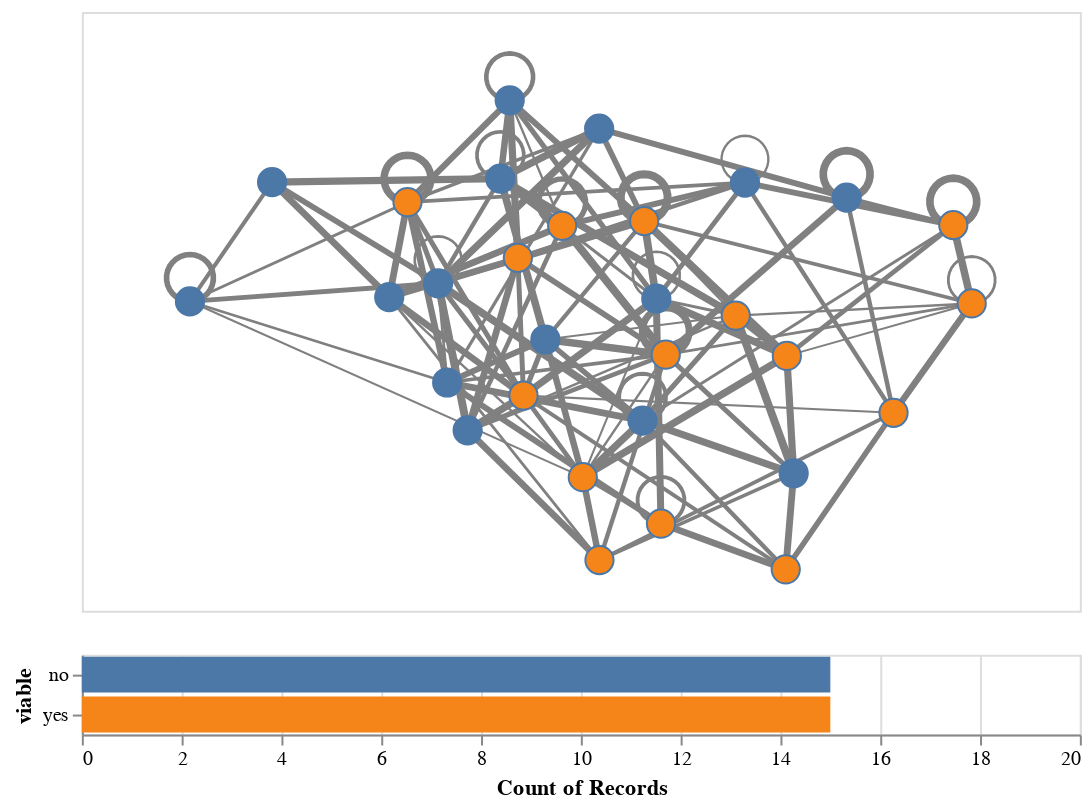

Source (notebook cell):
### Code cell
# Get the node layer
#   The possible layers are [edges, arrows, nodes, labels], in this order,
#   but arrows are present only if G is directed and labels only if node_label is not None.
nodes = chart.layer[-1] # Assuming no labels; fine with both directed and undirected G

# Build a brush
brush = alt.selection_interval(encodings = ['x', 'y'])
colour = alt.Color('viable:N', legend = None)

# Condition nodes based on brush
nodes = nodes.encode(
    fill = alt.condition(brush, colour, alt.value('gray')),
).add_params(brush)

# Create a bar graph to show highlighted nodes
bars = alt.Chart(nodes.data).mark_bar().encode(
    x = alt.X('count()').scale(domain = (0, 20)),
    y = 'viable',
    color = 'viable',
).transform_filter(brush)

# Recombine layers, copy size and axes' ranges, and combine vertically with bars
edges = chart.layer[0] + chart.layer[1] if G.is_directed() else chart.layer[0] # include arrows if present
graph_chart = anx.copy_size_and_axes(chart, edges + nodes) # maintain the original aspect ratio
graph_chart & bars.properties(width = graph_chart.width) # match widths and stack vertically

### Figure 1 — Vega-Lite specification as saved in the notebook (floating-point values rounded to 4 significant figures; data arrays with more than 128 entries replaced by an {"elided": "..."} marker saying what was removed)
{"config": {"view": {"continuousWidth": 300, "continuousHeight": 300}}, "vconcat": [{"layer": [{"data": {"name": "data-5dccff288c0c00c811f4d1d96385beb5"}, "mark": {"type": "line", "color": "grey", "opacity": 1.0}, "encoding": {"detail": {"field": "edge", "type": "quantitative"}, "order": {"field": "order", "type": "quantitative"}, "strokeWidth": {"field": "weight", "legend": null, "type": "quantitative"}, "x": {"axis": null, "field": "x", "type": "quantitative"}, "y": {"axis": null, "field": "y", "type": "quantitative"}}}, {"data": {"name": "data-1c5252139ff294752c8dfbd9209b098a"}, "mark": {"type": "point", "opacity": 1.0, "shape": "circle", "size": 200, "strokeWidth": 1.0}, "encoding": {"fill": {"condition": {"param": "param_83", "field": "viable", "legend": null, "type": "nominal"}, "value": "gray"}, "tooltip": [{"field": "importance", "type": "quantitative"}, {"field": "name", "type": "quantitative"}, {"field": "viable", "type": "nominal"}], "x": {"axis": null, "field": "x", "type": "quantitative"}, "y": {"axis": null, "field": "y", "type": "quantitative"}}, "name": "view_30"}], "encoding": {"x": {"scale": {"domain": [-0.2305, 1.897]}}, "y": {"scale": {"domain": [-0.08831, 1.188]}}}, "height": 300.0, "width": 500.0}, {"data": {"name": "data-1c5252139ff294752c8dfbd9209b098a"}, "mark": {"type": "bar"}, "encoding": {"color": {"field": "viable", "type": "nominal"}, "x": {"aggregate": "count", "scale": {"domain": [0, 20]}, "type": "quantitative"}, "y": {"field": "viable", "type": "nominal"}}, "transform": [{"filter": {"param": "param_83"}}], "width": 500.0}], "params": [{"name": "param_83", "select": {"type": "interval", "encodings": ["x", "y"]}, "views": ["view_30"]}], "$schema": "https://vega.github.io/schema/vega-lite/v5.17.0.json", "datasets": {"data-5dccff288c0c00c811f4d1d96385beb5": {"elided": "677 records"}, "data-1c5252139ff294752c8dfbd9209b098a": [{"node": 0, "x": 0.9942, "y": 0.5772, "importance": 2.205, "name": 311, "viable": "no"}, {"node": 1, "x": 0.5484, "y": 0.3984, "importance": -0.6181, "name": 859, "viable": "no"}, {"node": 2, "x": 0.8724, "y": 0.9397, "importance": -0.8584, "name": 873, "viable": "no"}, {"node": 3, "x": 1.667, "y": 0.567, "importance": -0.8551, "name": 324, "viable": "yes"}, {"node": 4, "x": 0.9684, "y": 0.7425, "importance": 0.3203, "name": 189, "viable": "yes"}, {"node": 5, "x": 0.592, "y": 0.2964, "importance": -0.3685, "name": 901, "viable": "no"}, {"node": 6, "x": 0.8375, "y": 0.1966, "importance": -0.2005, "name": 958, "viable": "yes"}, {"node": 7, "x": 0.1751, "y": 0.8255, "importance": 2.094, "name": 71, "viable": "no"}, {"node": 8, "x": 1.004, "y": 0.09739, "importance": 0.4885, "name": 130, "viable": "yes"}, {"node": 9, "x": 0.7936, "y": 0.7324, "importance": 0.8088, "name": 467, "viable": "yes"}, {"node": 10, "x": 1.5, "y": 0.3338, "importance": -0.9254, "name": 229, "viable": "yes"}, {"node": 11, "x": 0.8731, "y": 0.01976, "importance": -0.3803, "name": 643, "viable": "yes"}, {"node": 12, "x": 0.6618, "y": 0.8329, "importance": 0.1057, "name": 582, "viable": "no"}, {"node": 13, "x": 1.014, "y": 0.4578, "importance": 0.06171, "name": 899, "viable": "yes"}, {"node": 14, "x": 1.287, "y": 0.2049, "importance": 0.9439, "name": 9, "viable": "no"}, {"node": 15, "x": 1.164, "y": 0.541, "importance": -0.08789, "name": 478, "viable": "yes"}, {"node": 16, "x": 1.27, "y": 0.0, "importance": 0.3773, "name": 404, "viable": "yes"}, {"node": 17, "x": 1.627, "y": 0.7339, "importance": -0.8197, "name": 850, "viable": "yes"}, {"node": 18, "x": 0.0, "y": 0.5712, "importance": 0.2318, "name": 415, "viable": "no"}, {"node": 19, "x": 0.7111, "y": 0.3705, "importance": -0.811, "name": 643, "viable": "yes"}, {"node": 20, "x": 0.6817, "y": 1.0, "importance": -1.067, "name": 308, "viable": "no"}, {"node": 21, "x": 0.9648, "y": 0.3172, "importance": 0.8293, "name": 553, "viable": "no"}, {"node": 22, "x": 0.4638, "y": 0.7829, "importance": 0.994, "name": 988, "viable": "yes"}, {"node": 23, "x": 1.183, "y": 0.8244, "importance": -1.139, "name": 202, "viable": "no"}, {"node": 24, "x": 0.7577, "y": 0.4901, "importance": -0.3595, "name": 181, "viable": "no"}, {"node": 25, "x": 0.6991, "y": 0.6641, "importance": -0.2157, "name": 874, "viable": "yes"}, {"node": 26, "x": 1.272, "y": 0.4551, "importance": -0.8706, "name": 781, "viable": "yes"}, {"node": 27, "x": 0.5291, "y": 0.6099, "importance": -0.3902, "name": 837, "viable": "no"}, {"node": 28, "x": 1.4, "y": 0.7926, "importance": -0.02352, "name": 3, "viable": "no"}, {"node": 29, "x": 0.4248, "y": 0.5805, "importance": -0.65, "name": 293, "viable": "no"}]}}
